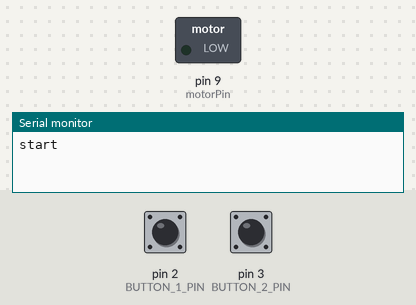
The sketch below on a simulated Arduino Uno, built with avr-gcc and run on an emulated ATmega328P. Parts: switched loads named in the sketch (green lamp = pin HIGH), the last lines printed to the serial monitor. The test bench sets the inputs (shaded band); at power-on: pin 2 (BUTTON_1_PIN) LOW, pin 3 (BUTTON_2_PIN) LOW.

Above: at 1.2 s.
1.3 s: pin 2 (BUTTON_1_PIN) pulled HIGH for 0.15 s
At 2.6 s:
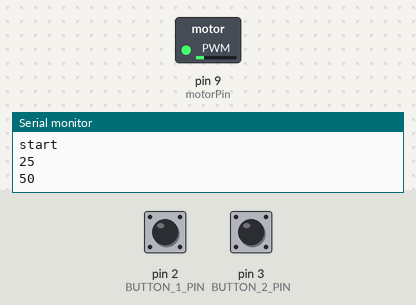
2.9 s: pin 2 (BUTTON_1_PIN) pulled HIGH for 1 s
At 5.1 s:
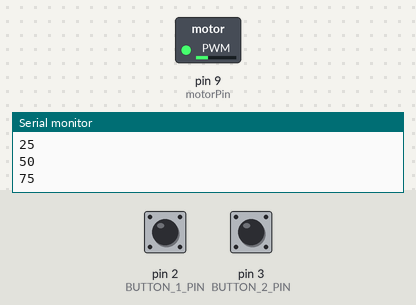
5.4 s: pin 3 (BUTTON_2_PIN) pulled HIGH for 0.15 s
At 6.7 s:
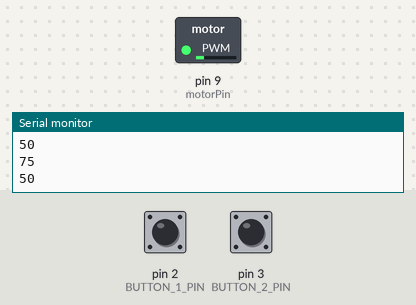
7.0 s: pin 2 (BUTTON_1_PIN) pulled HIGH for 3.2 s
At 11.1 s:
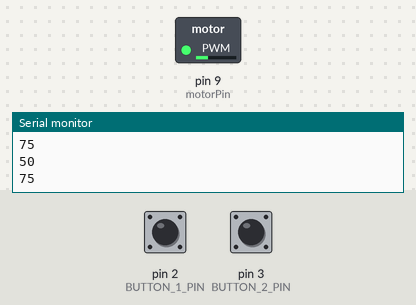
11.7 s: pin 2 (BUTTON_1_PIN) pulsed HIGH 5 times (0.12 s each, 0.3 s apart)
At 14.0 s:
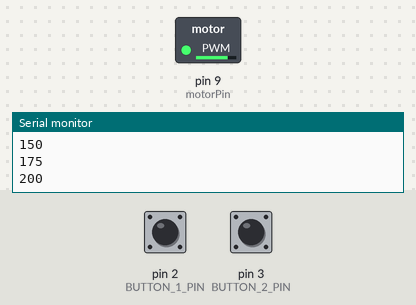
Timing chart, 0 to 15.5 s (numbered marks = the images above; inputs shaded):
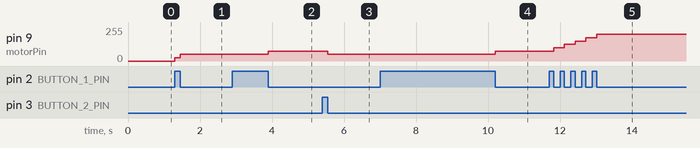

Measured:
- after the input at 1.3 s, pin 9 (motorPin): 0/255 → 25/255 at once, → 50/255 0.15 s later
- after the input at 2.9 s, pin 9 (motorPin): 50/255 → 75/255 after 1.0 s
- after the input at 5.4 s, pin 9 (motorPin): 75/255 → 50/255 after 0.15 s
- after the input at 7.0 s, pin 9 (motorPin): 50/255 → 75/255 after 3.2 s
- after the input at 11.7 s, pin 9 (motorPin): moves from 75/255 to 200/255 over 1.2 s, starting after 0.12 s

The sketch:

motor_pwm.ino
```cpp
#include <ezButton.h>
#define BUTTON_NUM 2
#define BUTTON_1_PIN 2
#define BUTTON_2_PIN 3
#define BUTTON1_ON 1
#define BUTTON2_ON 2
#define BUTTON_OFF 0
#define motorPin 9

int motorPwm = 0;
volatile int buttonState;

void setup() {
  pinMode(BUTTON_1_PIN, INPUT);
  pinMode(BUTTON_2_PIN, INPUT);
  pinMode(motorPin, OUTPUT);

  attachInterrupt(digitalPinToInterrupt(BUTTON_1_PIN), button1Isr, RISING);
  attachInterrupt(digitalPinToInterrupt(BUTTON_2_PIN), button2Isr, RISING);

  Serial.begin(9600);
  Serial.println("start");
}

void loop() {

  if(buttonState != BUTTON_OFF)
  {
   if (buttonState == BUTTON1_ON) {
      if (motorPwm<250)
        motorPwm+=25;
    }
    else if (buttonState == BUTTON2_ON) {
      if (motorPwm>0)
        motorPwm-=25;
    }
    analogWrite(motorPin, motorPwm);
    Serial.println(motorPwm);
    buttonState = BUTTON_OFF;
    delay(50);
    attachInterrupt(digitalPinToInterrupt(BUTTON_1_PIN), button1Isr, FALLING);
    attachInterrupt(digitalPinToInterrupt(BUTTON_2_PIN), button2Isr, FALLING);
  }
}

void button1Isr()
{
  buttonState = BUTTON1_ON;
}
void button2Isr()
{
  buttonState = BUTTON2_ON;
}
```
